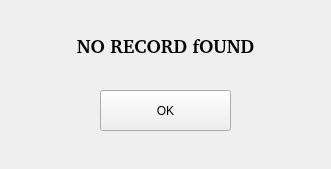
<?xml version="1.0" encoding="UTF-8"?>
<ui version="4.0">
 <class>frmnofoundnote</class>
 <widget class="QWidget" name="frmnofoundnote">
  <property name="geometry">
   <rect>
    <x>0</x>
    <y>0</y>
    <width>331</width>
    <height>169</height>
   </rect>
  </property>
  <property name="focusPolicy">
   <enum>Qt::ClickFocus</enum>
  </property>
  <property name="windowTitle">
   <string>NOTE</string>
  </property>
  <property name="windowIcon">
   <iconset>
    <normaloff>Images/we.ico</normaloff>Images/we.ico</iconset>
  </property>
  <widget class="QLabel" name="lblnofoundnote">
   <property name="geometry">
    <rect>
     <x>50</x>
     <y>20</y>
     <width>231</width>
     <height>51</height>
    </rect>
   </property>
   <property name="font">
    <font>
     <family>Bitstream Charter</family>
     <pointsize>14</pointsize>
     <weight>75</weight>
     <bold>true</bold>
    </font>
   </property>
   <property name="text">
    <string>NO RECORD fOUND</string>
   </property>
   <property name="alignment">
    <set>Qt::AlignCenter</set>
   </property>
  </widget>
  <widget class="QPushButton" name="pbnoteok">
   <property name="geometry">
    <rect>
     <x>100</x>
     <y>90</y>
     <width>131</width>
     <height>41</height>
    </rect>
   </property>
   <property name="text">
    <string>OK</string>
   </property>
  </widget>
 </widget>
 <resources/>
 <connections/>
</ui>
